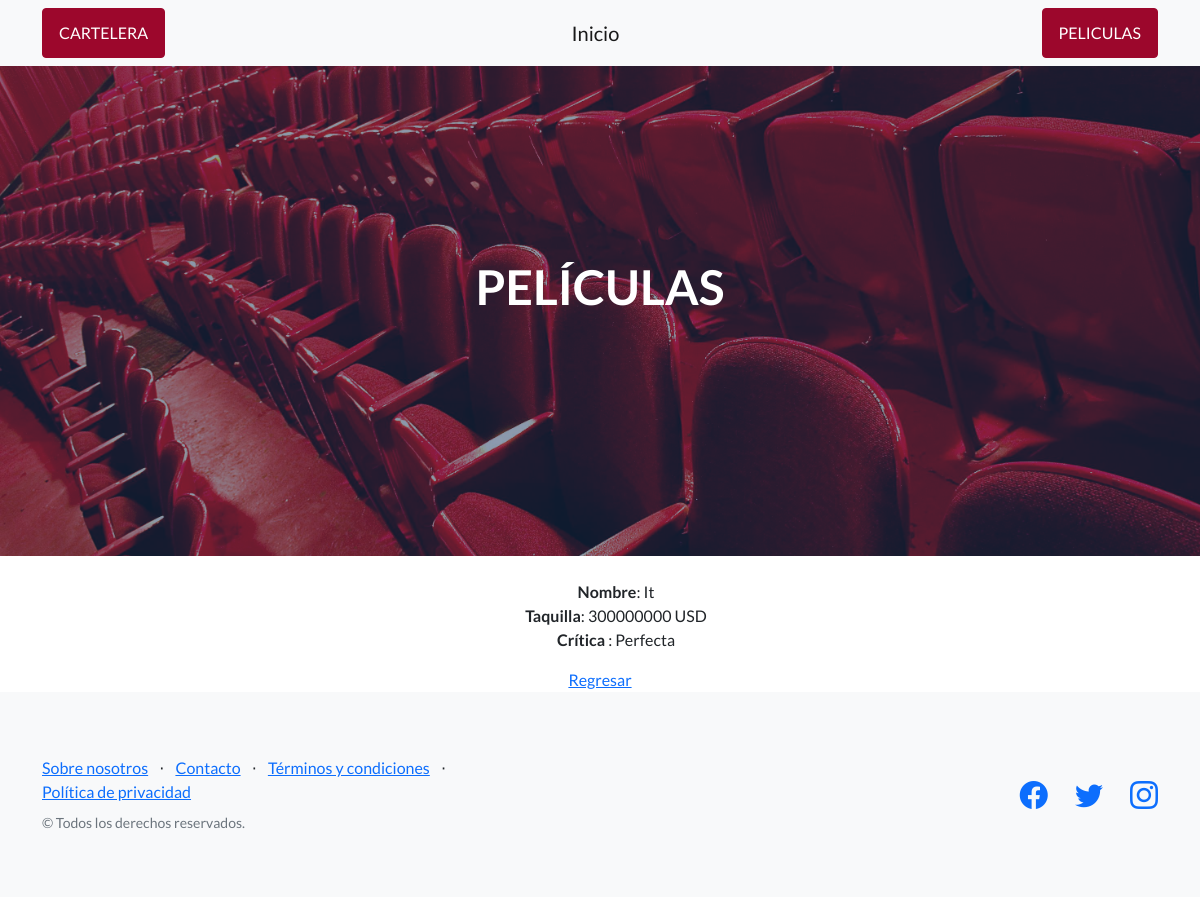
The page /AppPeliculas/terror/ver/1 on the database its author committed.
### AppPeliculas/models.py (models this page shows)
class Terror(models.Model):
    mas_vistas = models.CharField(max_length=40)
    taquilla = models.IntegerField()
    critica_peliculas = models.CharField(max_length=40)

### AppPeliculas/views.py (the view)
# urls.py: path('terror/ver/<pk>', views.TerrorDetail.as_view(),name='tver'),
class TerrorDetail(DetailView):
    model = Terror
    template_name="AppPeliculas/terror_detail.html"

### AppPeliculas/templates/AppPeliculas/terror_detail.html
{% extends 'AppPeliculas/padre.html' %}
{%load static%}
{% block contenidoquecambia %}
<br>
<center>
    <ul>
        <b>Nombre</b>: {{terror.mas_vistas}}
        <br>
        <b>Taquilla</b>: {{terror.taquilla}} USD
        <br>
        <b>Crítica</b> : {{terror.critica_peliculas}}
    </ul>
<a href="{%url 'tlist'%}">Regresar</a>
 {% endblock %}

### rows shown on the page
Terror: mas_vistas "It", taquilla "300000000", critica_peliculas "Perfecta"
